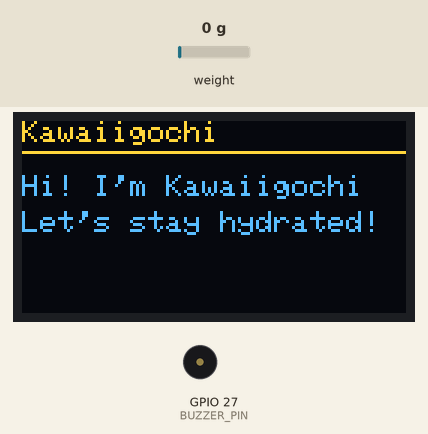
Simulated run of this sketch. Board: ESP32. Shown: 128×64 one-colour display, buzzer (waves = sounding). The test bench sets the inputs (shaded band); at power-on: weight on the scale 0 g. The OLED is the two-colour kind (top 16 rows yellow).

Above: at 1.1 s.
At 3.9 s:
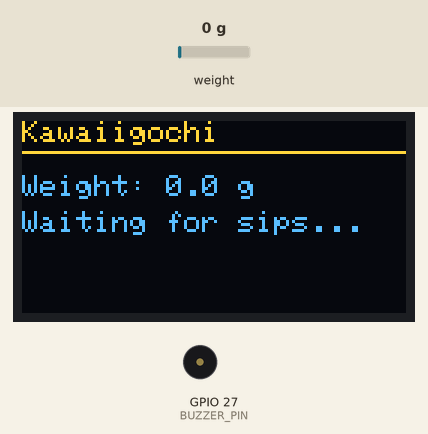
4.0 s: weight on the scale set to 100 g
At 5.4 s:
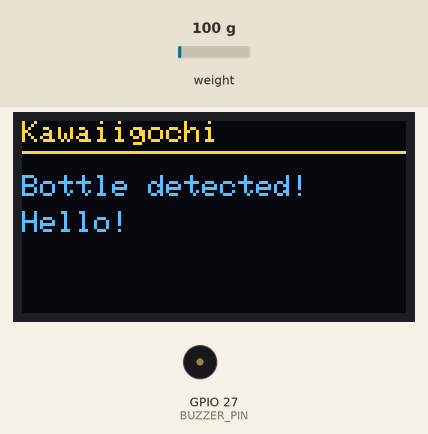
7.3 s: weight on the scale set to 1250 g
At 9.3 s:
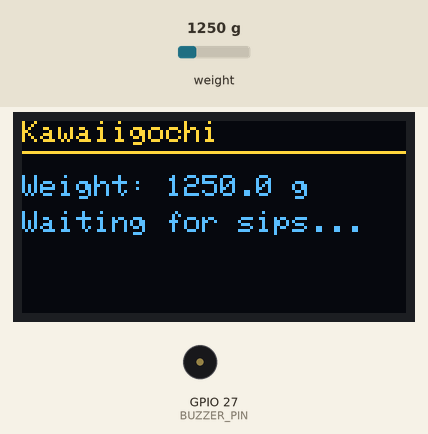
9.6 s: weight on the scale set to 1175 g
At 13.4 s:
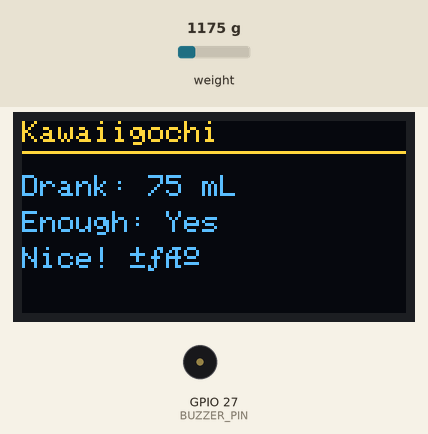
Timing chart, 0 to 14.9 s (numbered marks = the images above; inputs shaded):
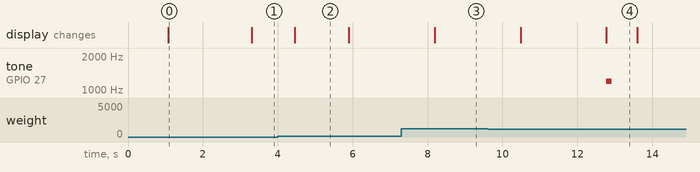

The sketch:

11-12A.ino
```cpp
#include <Arduino.h>
#include "HX711.h"
#include <Wire.h>
#include <Adafruit_GFX.h>
#include <Adafruit_SSD1306.h>


// --------- Pins ----------
#define DOUT_PIN    33
#define SCK_PIN     14
#define BUZZER_PIN  27
#define SDA_PIN     22
#define SCL_PIN     21


// --------- Display ----------
#define SCREEN_WIDTH 128
#define SCREEN_HEIGHT 64
Adafruit_SSD1306 display(SCREEN_WIDTH, SCREEN_HEIGHT, &Wire, -1);


// --------- Scale ----------
HX711 scale;
float CAL_FACTOR = 2280.0f;     // adjust after calibration


// --------- Thresholds (grams/mL) ----------
const float THRESHOLD_ON   = 15.0f;     // enter "present" when >= this
const float THRESHOLD_OFF  = 8.0f;      // leave "present" when <= this
const float MIN_SIP        = 5.0f;      // minimum delta to count as a sip
const float STABLE_EPS     = 2.0f;      // small deadband for “stable”
const unsigned long DROP_DEBOUNCE_MS = 1500; // drop must persist this long


// --------- “Enough?” per-sip rule ----------
const float ENOUGH_PER_SIP_ML = 30.0f; // change to what you want counted as “enough”


// --------- State Machine ----------
enum State { NO_BOTTLE, BOTTLE_PRESENT };
State state = NO_BOTTLE;


// --------- Baselines / detection helpers ----------
float presentMaxBaseline = 0.0f;  // max stable level while present
float lastStableLevel    = 0.0f;  // last accepted plateau


bool  dropArmed           = false;  // tracking a candidate drop
float dropStartLevel      = 0.0f;
unsigned long dropStartMs = 0;


// remove/return decision uses this
float pendingBeforeRemoval = 0.0f;


// --------- Helpers ----------
void buzz(uint16_t freq, uint16_t durMs) { tone(BUZZER_PIN, freq, durMs); }


void displayLines(const String &l1, const String &l2, const String &l3 = "") {
  display.clearDisplay();
  display.setTextSize(1);
  display.setTextColor(SSD1306_WHITE);


  display.setCursor(0, 0);
  display.println("Kawaiigochi");
  display.drawLine(0, 10, 127, 10, SSD1306_WHITE);


  display.setCursor(0, 18); display.println(l1);
  display.setCursor(0, 30); display.println(l2);
  if (l3.length()) { display.setCursor(0, 42); display.println(l3); }


  display.display();
}


void showWeight(float w) {
  displayLines(String("Weight: ") + String(w, 1) + " g",
               "Waiting for sips...");
}


// Smoothed reading (grams ≈ mL)
float readWeight() { return scale.get_units(10); }


// When a drink is detected
void onDrink(float amount) {
  bool enough = (amount >= ENOUGH_PER_SIP_ML);
  displayLines(String("Drank: ") + String(amount, 0) + " mL",
               String("Enough: ") + (enough ? "Yes" : "No"),
               enough ? "Nice! 💧" : "Bigger sip next time");
  buzz(enough ? 1200 : 800, enough ? 150 : 250);
  delay(800);
}


void setup() {
  Serial.begin(115200);
  pinMode(BUZZER_PIN, OUTPUT);


  Wire.begin(SDA_PIN, SCL_PIN);
  Wire.setClock(100000);


  if (!display.begin(SSD1306_SWITCHCAPVCC, 0x3C)) {
    // continue even if display not found
  }
  display.clearDisplay();
  display.display();


  scale.begin(DOUT_PIN, SCK_PIN);
  scale.set_scale(CAL_FACTOR);
  scale.tare();


  displayLines("Hi! I'm Kawaiigochi", "Let's stay hydrated!");
  delay(1200);
}


void loop() {
  float w = readWeight(); // negative is fine


  switch (state) {
    case NO_BOTTLE: {
      // If returning after removal, decide immediately when it reappears
      if (pendingBeforeRemoval > 0.0f && w >= THRESHOLD_ON) {
        float delta = pendingBeforeRemoval - w; // positive = drank while away
        if (delta >= MIN_SIP) onDrink(delta);


        // initialize baselines
        presentMaxBaseline   = w;
        lastStableLevel      = w;
        dropArmed            = false;
        pendingBeforeRemoval = 0.0f;
        state = BOTTLE_PRESENT;
        showWeight(w);
        delay(120);
        return;
      }


      // Fresh appearance with no pending decision
      if (w >= THRESHOLD_ON) {
        presentMaxBaseline = w;
        lastStableLevel    = w;
        dropArmed          = false;
        state = BOTTLE_PRESENT;
        displayLines("Bottle detected!", "Hello!");
        delay(300);
      } else {
        showWeight(w);
      }
    } break;


    case BOTTLE_PRESENT: {
      // Track the highest stable level while present
      if (w > presentMaxBaseline) presentMaxBaseline = w;


      // Case A: sip without removal (sustained drop)
      float deltaFromStable = lastStableLevel - w;


      if (!dropArmed) {
        if (deltaFromStable >= MIN_SIP) {
          dropArmed      = true;
          dropStartLevel = lastStableLevel;
          dropStartMs    = millis();
        }
      } else {
        if (millis() - dropStartMs >= DROP_DEBOUNCE_MS) {
          float consumed = dropStartLevel - w;
          if (consumed >= MIN_SIP) {
            onDrink(consumed);
            lastStableLevel = w; // new plateau after sip
          }
          dropArmed = false;
        } else {
          // Cancel if it bounced back
          if (w >= dropStartLevel - STABLE_EPS) dropArmed = false;
        }
      }


      // Allow stable level to creep up between sips
      if (fabs(w - lastStableLevel) > STABLE_EPS && w > lastStableLevel)
        lastStableLevel = w;


      // Case B: bottle removed
      if (w <= THRESHOLD_OFF) {
        pendingBeforeRemoval = presentMaxBaseline; // remember pre-removal level
        state = NO_BOTTLE;
        displayLines("Bottle removed", "See you soon!");
        delay(250);
      } else {
        showWeight(w);
      }
    } break;
  }


  delay(120);
}
```

Measured:
- the behaviour switches between 1246 and 1245 g on weight on the scale (found by bisection; images 3 and 4)
- after the input at 4.0 s, the display: changes after 0.45 s (image 2)
- after the input at 7.3 s, the display: changes after 0.89 s (image 3)
- after the input at 9.6 s, tone on GPIO 27 (BUZZER_PIN): silent → 1200 Hz after 3.2 s, → silent 0.15 s later; the display: first changes after 0.88 s (image 4 shows a later state)
- what the display in image 0 shows lasts 2.2 s, from 1.1 s to 3.3 s
- what the display in image 2 shows lasts 1.4 s, from 4.5 s to 5.9 s
- what the display in image 4 shows lasts 0.8 s, from 12.8 s to 13.6 s
